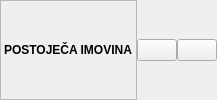
                <widget class="QFrame" name="frame_29">
                 <property name="sizePolicy">
                  <sizepolicy hsizetype="Preferred" vsizetype="Maximum">
                   <horstretch>0</horstretch>
                   <verstretch>0</verstretch>
                  </sizepolicy>
                 </property>
                 <property name="frameShape">
                  <enum>QFrame::NoFrame</enum>
                 </property>
                 <property name="frameShadow">
                  <enum>QFrame::Raised</enum>
                 </property>
                 <layout class="QHBoxLayout" name="horizontalLayout_19">
                  <property name="spacing">
                   <number>0</number>
                  </property>
                  <property name="leftMargin">
                   <number>0</number>
                  </property>
                  <property name="topMargin">
                   <number>0</number>
                  </property>
                  <property name="rightMargin">
                   <number>0</number>
                  </property>
                  <property name="bottomMargin">
                   <number>0</number>
                  </property>
                  <item>
                   <widget class="QLabel" name="label_16">
                    <property name="sizePolicy">
                     <sizepolicy hsizetype="Expanding" vsizetype="Preferred">
                      <horstretch>0</horstretch>
                      <verstretch>0</verstretch>
                     </sizepolicy>
                    </property>
                    <property name="font">
                     <font>
                      <weight>75</weight>
                      <bold>true</bold>
                     </font>
                    </property>
                    <property name="frameShape">
                     <enum>QFrame::StyledPanel</enum>
                    </property>
                    <property name="text">
                     <string>POSTOJEČA IMOVINA</string>
                    </property>
                   </widget>
                  </item>
                  <item>
                   <widget class="QPushButton" name="btnPrikaziImovinu">
                    <property name="cursor">
                     <cursorShape>PointingHandCursor</cursorShape>
                    </property>
                    <property name="text">
                     <string/>
                    </property>
                    <property name="icon">
                     <iconset resource="../../resources/DonatForm.qrc">
                      <normaloff>:/InDonat/Forms/images/telephone.gif</normaloff>:/InDonat/Forms/images/telephone.gif</iconset>
                    </property>
                   </widget>
                  </item>
                  <item>
                   <widget class="QPushButton" name="btnPrikaziAtribute">
                    <property name="cursor">
                     <cursorShape>PointingHandCursor</cursorShape>
                    </property>
                    <property name="text">
                     <string/>
                    </property>
                    <property name="icon">
                     <iconset resource="../../resources/DonatForm.qrc">
                      <normaloff>:/InDonat/Forms/images/view.gif</normaloff>:/InDonat/Forms/images/view.gif</iconset>
                    </property>
                    <property name="iconSize">
                     <size>
                      <width>16</width>
                      <height>16</height>
                     </size>
                    </property>
                   </widget>
                  </item>
                 </layout>
                </widget>
